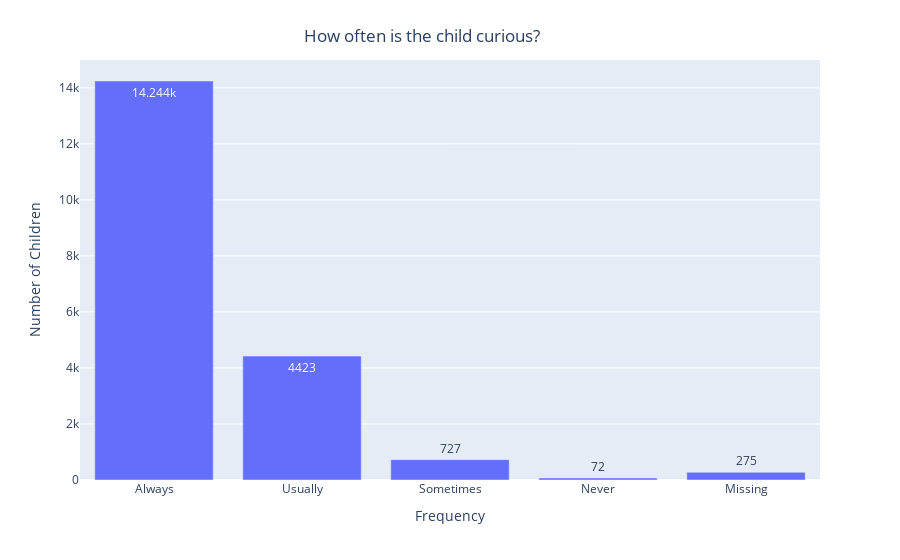

The cell this chart's notebook holds for it:
### Code cell
create_graphs(child_flourishing_df, 'curious_child')

#child_flourishing_df['K6Q70_R'].tolist()

### Figure 1 — Plotly figure (JSON) as saved in the notebook; plotly's stock layout.template omitted (floating-point values rounded to 4 significant figures)
{"data": [{"alignmentgroup": "True", "hovertemplate": "x=%{x}<br>y=%{y}<extra></extra>", "legendgroup": "", "marker": {"color": "#636efa", "pattern": {"shape": ""}}, "name": "", "offsetgroup": "", "orientation": "v", "showlegend": false, "textposition": "auto", "texttemplate": "%{y}", "type": "bar", "x": ["Always", "Usually", "Sometimes", "Never", "Missing"], "xaxis": "x", "y": [14244, 4423, 727, 72, 275], "yaxis": "y"}], "layout": {"autosize": true, "barmode": "relative", "legend": {"tracegroupgap": 0}, "margin": {"t": 60}, "title": {"text": "How often is the child curious?", "x": 0.6, "xanchor": "right", "yanchor": "top"}, "xaxis": {"anchor": "y", "autorange": true, "domain": [0, 1], "range": [-0.5, 4.5], "title": {"text": "Frequency"}, "type": "category"}, "yaxis": {"anchor": "x", "autorange": true, "domain": [0, 1], "range": [0, 14990.0], "title": {"text": "Number of Children"}, "type": "linear"}}}
